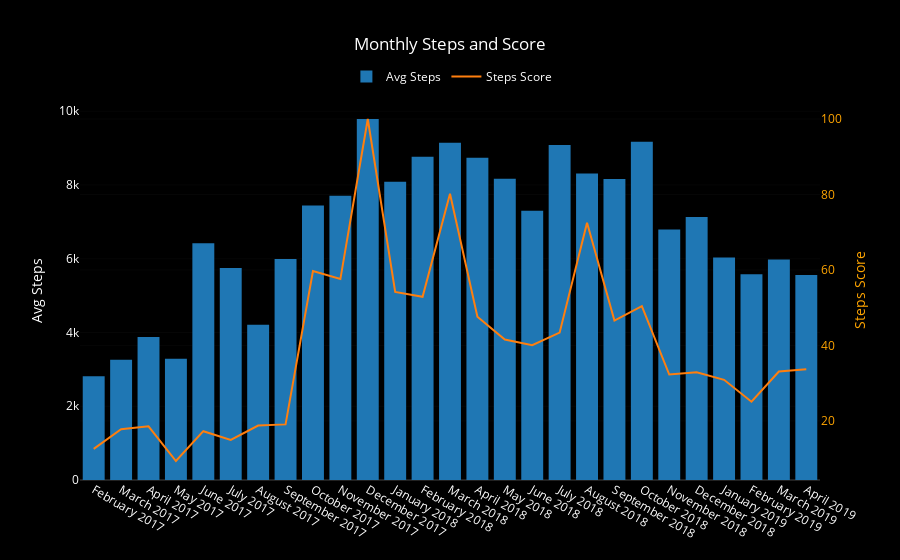

The notebook cell this image was saved under:
### Code cell
bars = go.Bar(x=month_df.month_year, y=month_df.mean_steps,
              name='Avg Steps', yaxis='y1')

score_line = go.Scatter(x=month_df.month_year, y=month_df.steps_score,
                        name='Steps Score', yaxis='y2')

layout = go.Layout({'plot_bgcolor': 'black', 'paper_bgcolor': 'black', 'font': {'color': 'white'},
                    'title': 'Monthly Steps and Score', 'yaxis': {'title': 'Avg Steps'},
                    'legend': {'orientation': 'h', 'x': .36, 'y': 1.1},
                    'yaxis2': {'title': 'Steps Score', 'titlefont': {'color': 'orange'},
                               'tickfont': {'color': 'orange'}, 'overlaying': 'y',
                               'side': 'right'},
                   'xaxis': {'type': '-'}})

data = [bars, score_line]
fig = go.Figure(data=data, layout=layout)
iplot(fig)

### Figure 1 — Plotly figure (JSON) as saved in the notebook; plotly's stock layout.template omitted (floating-point values rounded to 4 significant figures)
{"data": [{"name": "Avg Steps", "type": "bar", "uid": "8ad2a67b-85e5-43c5-bad3-4fee368b6d94", "x": ["February 2017", "March 2017", "April 2017", "May 2017", "June 2017", "July 2017", "August 2017", "September 2017", "October 2017", "November 2017", "December 2017", "January 2018", "February 2018", "March 2018", "April 2018", "May 2018", "June 2018", "July 2018", "August 2018", "September 2018", "October 2018", "November 2018", "December 2018", "January 2019", "February 2019", "March 2019", "April 2019"], "y": [2814.0, 3263.0, 3880.0, 3286.0, 6418.0, 5750.0, 4211.0, 5992.0, 7443.0, 7711.0, 9790.0, 8088.0, 8767.0, 9145, 8737.0, 8171.0, 7303.0, 9084.0, 8313.0, 8162.0, 9171.0, 6794.0, 7129.0, 6032.0, 5578.0, 5977.0, 5562.0], "yaxis": "y"}, {"name": "Steps Score", "type": "scatter", "uid": "e729b11c-6cb5-4828-9279-2cf94f33bbb9", "x": ["February 2017", "March 2017", "April 2017", "May 2017", "June 2017", "July 2017", "August 2017", "September 2017", "October 2017", "November 2017", "December 2017", "January 2018", "February 2018", "March 2018", "April 2018", "May 2018", "June 2018", "July 2018", "August 2018", "September 2018", "October 2018", "November 2018", "December 2018", "January 2019", "February 2019", "March 2019", "April 2019"], "y": [12.6, 17.8, 18.6, 9.4, 17.3, 15, 18.8, 19.1, 59.7, 57.6, 100, 54.2, 52.9, 80.2, 47.6, 41.6, 40.1, 43.4, 72.5, 46.6, 50.4, 32.3, 32.9, 30.9, 25.1, 33.1, 33.7], "yaxis": "y2"}], "layout": {"font": {"color": "white"}, "legend": {"orientation": "h", "x": 0.36, "y": 1.1}, "paper_bgcolor": "black", "plot_bgcolor": "black", "title": {"text": "Monthly Steps and Score"}, "xaxis": {"type": "-"}, "yaxis": {"title": {"text": "Avg Steps"}}, "yaxis2": {"overlaying": "y", "side": "right", "tickfont": {"color": "orange"}, "title": {"font": {"color": "orange"}, "text": "Steps Score"}}}}
